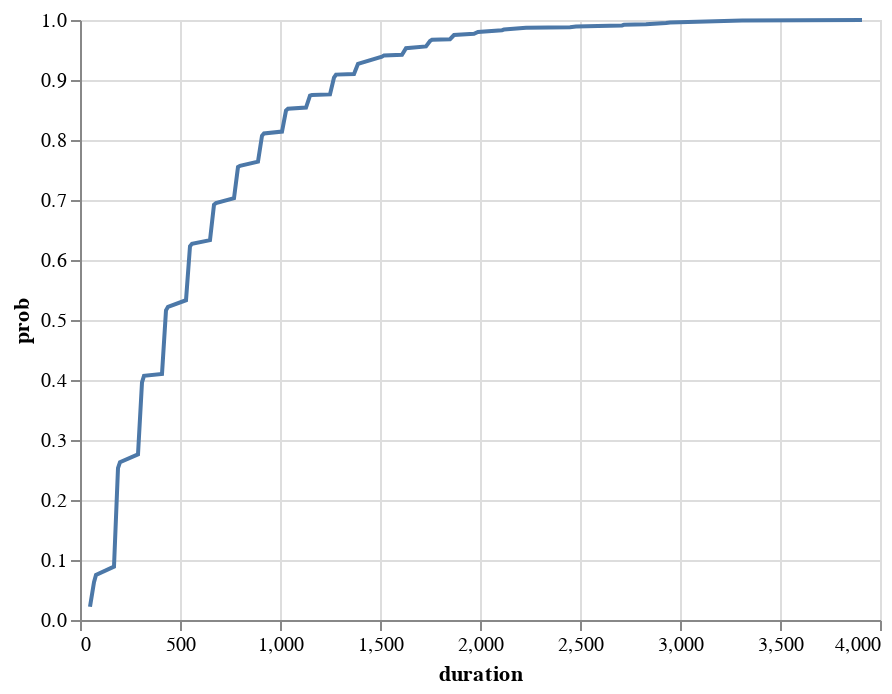

The notebook cell saved with this chart:
### Code cell
plot_ECDF(df)

### Figure 1 — Vega-Lite specification as saved in the notebook (floating-point values rounded to 4 significant figures)
{"config": {"view": {"continuousWidth": 400, "continuousHeight": 300}}, "data": {"name": "data-cd70aff6eb01db3bf269eb8286ef817a"}, "mark": "line", "encoding": {"x": {"field": "duration", "type": "quantitative"}, "y": {"field": "prob", "type": "quantitative"}}, "$schema": "https://vega.github.io/schema/vega-lite/v4.17.0.json", "datasets": {"data-cd70aff6eb01db3bf269eb8286ef817a": [{"duration": 50.0, "prob": 0.022}, {"duration": 70.0, "prob": 0.063}, {"duration": 80.0, "prob": 0.075}, {"duration": 170.0, "prob": 0.089}, {"duration": 190.0, "prob": 0.253}, {"duration": 200.0, "prob": 0.263}, {"duration": 290.0, "prob": 0.276}, {"duration": 310.0, "prob": 0.396}, {"duration": 320.0, "prob": 0.407}, {"duration": 410.0, "prob": 0.41}, {"duration": 430.0, "prob": 0.516}, {"duration": 440.0, "prob": 0.522}, {"duration": 530.0, "prob": 0.533}, {"duration": 550.0, "prob": 0.623}, {"duration": 560.0, "prob": 0.627}, {"duration": 650.0, "prob": 0.633}, {"duration": 670.0, "prob": 0.692}, {"duration": 680.0, "prob": 0.695}, {"duration": 770.0, "prob": 0.703}, {"duration": 790.0, "prob": 0.755}, {"duration": 800.0, "prob": 0.757}, {"duration": 890.0, "prob": 0.764}, {"duration": 910.0, "prob": 0.807}, {"duration": 920.0, "prob": 0.811}, {"duration": 1010.0, "prob": 0.814}, {"duration": 1030.0, "prob": 0.849}, {"duration": 1040.0, "prob": 0.852}, {"duration": 1130.0, "prob": 0.854}, {"duration": 1150.0, "prob": 0.874}, {"duration": 1160.0, "prob": 0.875}, {"duration": 1250.0, "prob": 0.876}, {"duration": 1270.0, "prob": 0.904}, {"duration": 1280.0, "prob": 0.909}, {"duration": 1370.0, "prob": 0.91}, {"duration": 1390.0, "prob": 0.927}, {"duration": 1510.0, "prob": 0.939}, {"duration": 1520.0, "prob": 0.941}, {"duration": 1610.0, "prob": 0.942}, {"duration": 1630.0, "prob": 0.953}, {"duration": 1730.0, "prob": 0.956}, {"duration": 1750.0, "prob": 0.965}, {"duration": 1760.0, "prob": 0.967}, {"duration": 1850.0, "prob": 0.968}, {"duration": 1870.0, "prob": 0.975}, {"duration": 1970.0, "prob": 0.977}, {"duration": 1990.0, "prob": 0.98}, {"duration": 2110.0, "prob": 0.983}, {"duration": 2120.0, "prob": 0.984}, {"duration": 2230.0, "prob": 0.987}, {"duration": 2450.0, "prob": 0.988}, {"duration": 2480.0, "prob": 0.989}, {"duration": 2590.0, "prob": 0.99}, {"duration": 2710.0, "prob": 0.991}, {"duration": 2720.0, "prob": 0.992}, {"duration": 2830.0, "prob": 0.993}, {"duration": 2930.0, "prob": 0.995}, {"duration": 2950.0, "prob": 0.996}, {"duration": 3310.0, "prob": 0.999}, {"duration": 3910.0, "prob": 1.0}]}}
